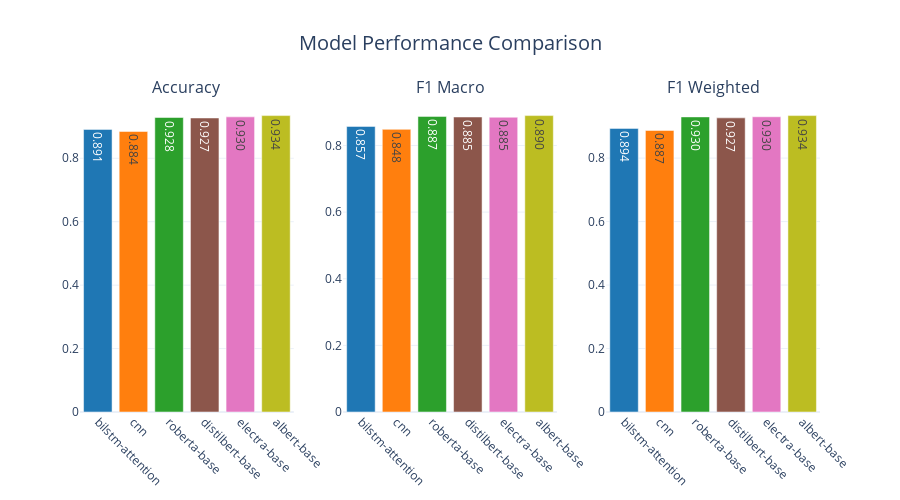
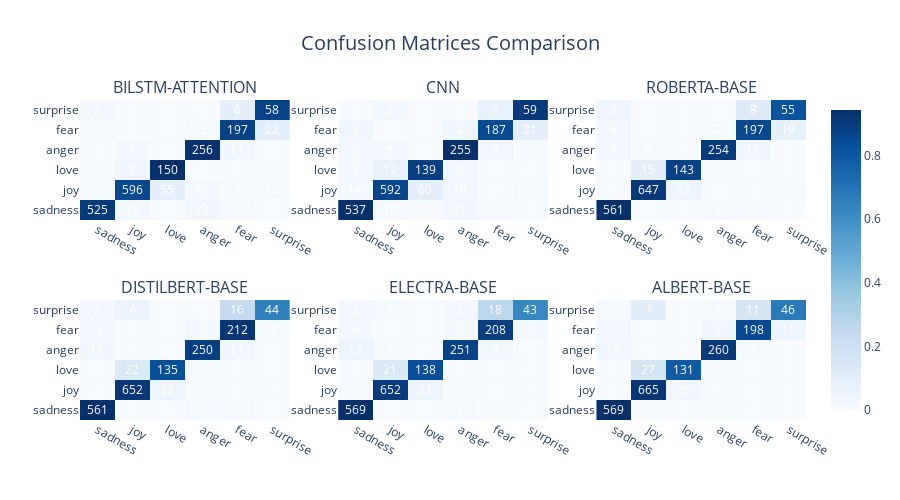
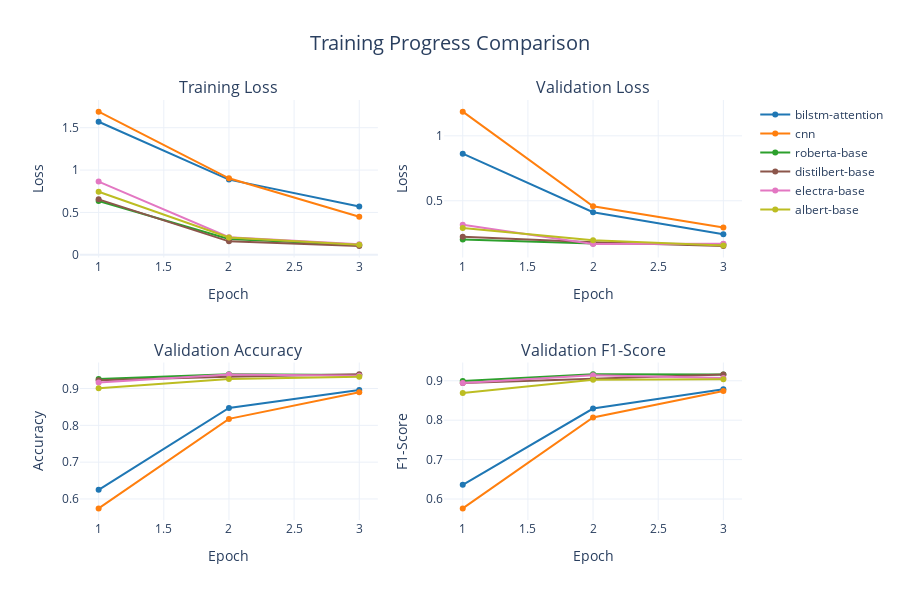
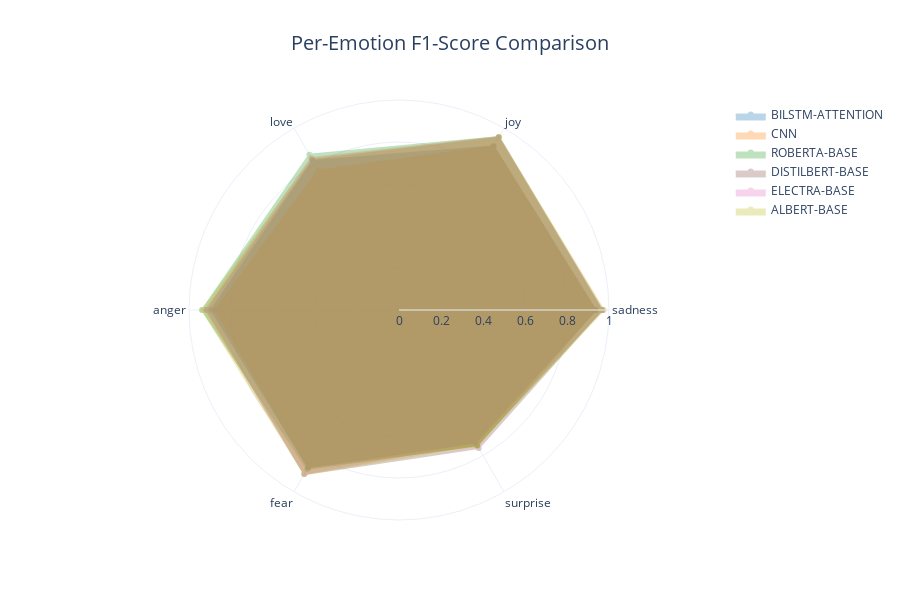

The notebook cell these images were saved under, in order:
### Code cell
def run_full_comparison():
    """Run comprehensive model comparison"""
    if not FULL_CONFIG['run_full_comparison']:
        print("⚠️ Full comparison is disabled. Set FULL_CONFIG['run_full_comparison'] = True to enable.")
        return None

    print(f"🚀 Starting full model comparison with {len(all_models)} models...")
    print(f"   This may take a while depending on your hardware.")

    # Check if data is ready
    if data_manager.dataset is None:
        print("❌ Dataset not loaded. Please run data loading cells first.")
        return None

    total_start_time = time.time()

    # Train all models
    print("\n" + "="*80)
    print("🏋️ TRAINING PHASE")
    print("="*80)

    training_results = trainer.train_multiple_models(
        all_models,
        data_manager,
        epochs=FULL_CONFIG['epochs'],
        batch_size=FULL_CONFIG['batch_size']
    )

    # Evaluate all models
    print("\n" + "="*80)
    print("📊 EVALUATION PHASE")
    print("="*80)

    evaluation_results = evaluator.evaluate_all_models(
        training_results,
        data_manager,
        batch_size=FULL_CONFIG['batch_size']
    )

    if not evaluation_results:
        print("❌ No successful evaluations to analyze")
        return None

    # Generate comprehensive analysis
    print("\n" + "="*80)
    print("📋 ANALYSIS PHASE")
    print("="*80)

    # Comparison report
    comparison_df = evaluator.generate_comparison_report()
    print("\n🏆 COMPREHENSIVE MODEL COMPARISON RESULTS:")
    print(comparison_df.to_string(index=False, float_format='%.4f'))

    # Best models
    best_models = evaluator.get_best_models(metric='f1_macro', top_k=3)
    print("\n🥇 TOP 3 MODELS BY F1-MACRO SCORE:")
    for i, (model_name, result) in enumerate(best_models, 1):
        print(f"   {i}. {model_name.upper()}: {result['f1_macro']:.4f}")

    # Generate all visualizations
    print("\n" + "="*80)
    print("🎨 VISUALIZATION PHASE")
    print("="*80)

    # 1. Performance comparison
    print("📊 Creating performance comparison chart...")
    perf_fig = visualizer.plot_performance_comparison(evaluation_results)
    if perf_fig:
        perf_fig.show()
        visualizer.save_figure(perf_fig, 'full_performance_comparison.html')

    # 2. Confusion matrices
    print("🔥 Creating confusion matrices...")
    cm_fig = visualizer.plot_confusion_matrices(evaluation_results)
    if cm_fig:
        cm_fig.show()
        visualizer.save_figure(cm_fig, 'confusion_matrices.html')

    # 3. Training curves
    print("📈 Creating training curves...")
    training_history = {name: result['history'] for name, result in training_results.items()
                      if result['status'] == 'success'}
    if training_history:
        curves_fig = visualizer.plot_training_curves(training_history)
        if curves_fig:
            curves_fig.show()
            visualizer.save_figure(curves_fig, 'training_curves.html')

    # 4. Radar chart
    print("🎯 Creating radar chart...")
    radar_fig = visualizer.plot_radar_chart(evaluation_results)
    if radar_fig:
        radar_fig.show()
        visualizer.save_figure(radar_fig, 'radar_chart.html')

    # 5. Efficiency analysis
    print("⚡ Creating efficiency analysis...")
    eff_fig = visualizer.plot_efficiency_analysis(evaluation_results)
    if eff_fig:
        eff_fig.show()
        visualizer.save_figure(eff_fig, 'efficiency_analysis.html')

    # 6. Model ranking
    print("🏅 Creating model ranking...")
    ranking_fig = visualizer.create_model_ranking(evaluation_results)
    if ranking_fig:
        ranking_fig.show()
        visualizer.save_figure(ranking_fig, 'model_ranking.html')

    # Save all results
    print("\n💾 Saving results...")
    evaluator.save_results('full_comparison_results.json')
    comparison_df.to_csv('results/model_comparison.csv', index=False)

    total_time = time.time() - total_start_time

    print("\n" + "="*80)
    print("🎉 FULL COMPARISON COMPLETED!")
    print("="*80)
    print(f"   Total time: {format_time(total_time)}")
    print(f"   Models evaluated: {len(evaluation_results)}")
    print(f"   Best model: {best_models[0][0].upper()} (F1: {best_models[0][1]['f1_macro']:.4f})")
    print(f"   Results saved to: results/")
    print(f"   Visualizations saved to: visualizations/")

    return evaluation_results

# Uncomment the line below to run full comparison
full_results = run_full_comparison()

print("\n⚡ Full comparison pipeline ready!")
print("   To run full comparison, set FULL_CONFIG['run_full_comparison'] = True and execute the cell above.")

### Figure 1 — Plotly figure (JSON) as saved in the notebook; plotly's stock layout.template omitted (floating-point values rounded to 4 significant figures)
{"data": [{"marker": {"color": ["#1f77b4", "#ff7f0e", "#2ca02c", "#8c564b", "#e377c2", "#bcbd22"]}, "name": "Accuracy", "showlegend": false, "text": ["0.891", "0.884", "0.928", "0.927", "0.930", "0.934"], "textposition": "auto", "type": "bar", "x": ["bilstm-attention", "cnn", "roberta-base", "distilbert-base", "electra-base", "albert-base"], "xaxis": "x", "y": [0.891, 0.8845, 0.9285, 0.927, 0.9305, 0.9345], "yaxis": "y"}, {"marker": {"color": ["#1f77b4", "#ff7f0e", "#2ca02c", "#8c564b", "#e377c2", "#bcbd22"]}, "name": "F1 Macro", "showlegend": false, "text": ["0.857", "0.848", "0.887", "0.885", "0.885", "0.890"], "textposition": "auto", "type": "bar", "x": ["bilstm-attention", "cnn", "roberta-base", "distilbert-base", "electra-base", "albert-base"], "xaxis": "x2", "y": [0.8572, 0.8483, 0.8872, 0.8854, 0.8847, 0.8896], "yaxis": "y2"}, {"marker": {"color": ["#1f77b4", "#ff7f0e", "#2ca02c", "#8c564b", "#e377c2", "#bcbd22"]}, "name": "F1 Weighted", "showlegend": false, "text": ["0.894", "0.887", "0.930", "0.927", "0.930", "0.934"], "textposition": "auto", "type": "bar", "x": ["bilstm-attention", "cnn", "roberta-base", "distilbert-base", "electra-base", "albert-base"], "xaxis": "x3", "y": [0.8936, 0.8871, 0.9298, 0.9267, 0.9301, 0.9339], "yaxis": "y3"}], "layout": {"annotations": [{"font": {"size": 16}, "showarrow": false, "text": "Accuracy", "x": 0.1444, "xanchor": "center", "xref": "paper", "y": 1, "yanchor": "bottom", "yref": "paper"}, {"font": {"size": 16}, "showarrow": false, "text": "F1 Macro", "x": 0.5, "xanchor": "center", "xref": "paper", "y": 1, "yanchor": "bottom", "yref": "paper"}, {"font": {"size": 16}, "showarrow": false, "text": "F1 Weighted", "x": 0.8556, "xanchor": "center", "xref": "paper", "y": 1, "yanchor": "bottom", "yref": "paper"}], "height": 500, "showlegend": false, "title": {"font": {"size": 20}, "text": "Model Performance Comparison", "x": 0.5, "xanchor": "center"}, "xaxis": {"anchor": "y", "domain": [0, 0.2889], "tickangle": 45}, "xaxis2": {"anchor": "y2", "domain": [0.3556, 0.6444], "tickangle": 45}, "xaxis3": {"anchor": "y3", "domain": [0.7111, 1], "tickangle": 45}, "yaxis": {"anchor": "x", "domain": [0, 1]}, "yaxis2": {"anchor": "x2", "domain": [0, 1]}, "yaxis3": {"anchor": "x3", "domain": [0, 1]}}}

### Figure 2 — Plotly figure (JSON) as saved in the notebook; plotly's stock layout.template omitted (floating-point values rounded to 4 significant figures)
{"data": [{"colorscale": [[0, "rgb(247,251,255)"], [0.125, "rgb(222,235,247)"], [0.25, "rgb(198,219,239)"], [0.375, "rgb(158,202,225)"], [0.5, "rgb(107,174,214)"], [0.625, "rgb(66,146,198)"], [0.75, "rgb(33,113,181)"], [0.875, "rgb(8,81,156)"], [1, "rgb(8,48,107)"]], "hovertemplate": "Predicted: %{x}<br>Actual: %{y}<br>Count: %{text}<br>Rate: %{z:.2f}<extra></extra>", "showscale": true, "text": [[525, 19, 2, 23, 10, 2], [10, 596, 55, 16, 8, 10], [1, 7, 150, 0, 0, 1], [1, 7, 0, 256, 11, 0], [2, 0, 0, 3, 197, 22], [2, 0, 0, 0, 6, 58]], "textfont": {"color": "white"}, "texttemplate": "%{text}", "type": "heatmap", "x": ["sadness", "joy", "love", "anger", "fear", "surprise"], "xaxis": "x", "y": ["sadness", "joy", "love", "anger", "fear", "surprise"], "yaxis": "y", "z": [[0.9036, 0.0327, 0.003442, 0.03959, 0.01721, 0.003442], [0.01439, 0.8576, 0.07914, 0.02302, 0.01151, 0.01439], [0.006289, 0.04403, 0.9434, 0.0, 0.0, 0.006289], [0.003636, 0.02545, 0.0, 0.9309, 0.04, 0.0], [0.008929, 0.0, 0.0, 0.01339, 0.8795, 0.09821], [0.0303, 0.0, 0.0, 0.0, 0.09091, 0.8788]]}, {"colorscale": [[0, "rgb(247,251,255)"], [0.125, "rgb(222,235,247)"], [0.25, "rgb(198,219,239)"], [0.375, "rgb(158,202,225)"], [0.5, "rgb(107,174,214)"], [0.625, "rgb(66,146,198)"], [0.75, "rgb(33,113,181)"], [0.875, "rgb(8,81,156)"], [1, "rgb(8,48,107)"]], "hovertemplate": "Predicted: %{x}<br>Actual: %{y}<br>Count: %{text}<br>Rate: %{z:.2f}<extra></extra>", "showscale": false, "text": [[537, 10, 4, 21, 7, 2], [14, 592, 60, 19, 1, 9], [3, 12, 139, 5, 0, 0], [6, 5, 0, 255, 8, 1], [8, 0, 0, 8, 187, 21], [0, 2, 0, 0, 5, 59]], "textfont": {"color": "white"}, "texttemplate": "%{text}", "type": "heatmap", "x": ["sadness", "joy", "love", "anger", "fear", "surprise"], "xaxis": "x2", "y": ["sadness", "joy", "love", "anger", "fear", "surprise"], "yaxis": "y2", "z": [[0.9243, 0.01721, 0.006885, 0.03614, 0.01205, 0.003442], [0.02014, 0.8518, 0.08633, 0.02734, 0.001439, 0.01295], [0.01887, 0.07547, 0.8742, 0.03145, 0.0, 0.0], [0.02182, 0.01818, 0.0, 0.9273, 0.02909, 0.003636], [0.03571, 0.0, 0.0, 0.03571, 0.8348, 0.09375], [0.0, 0.0303, 0.0, 0.0, 0.07576, 0.8939]]}, {"colorscale": [[0, "rgb(247,251,255)"], [0.125, "rgb(222,235,247)"], [0.25, "rgb(198,219,239)"], [0.375, "rgb(158,202,225)"], [0.5, "rgb(107,174,214)"], [0.625, "rgb(66,146,198)"], [0.75, "rgb(33,113,181)"], [0.875, "rgb(8,81,156)"], [1, "rgb(8,48,107)"]], "hovertemplate": "Predicted: %{x}<br>Actual: %{y}<br>Count: %{text}<br>Rate: %{z:.2f}<extra></extra>", "showscale": false, "text": [[561, 2, 0, 8, 10, 0], [4, 647, 33, 2, 1, 8], [0, 15, 143, 1, 0, 0], [8, 2, 0, 254, 11, 0], [6, 0, 0, 2, 197, 19], [3, 0, 0, 0, 8, 55]], "textfont": {"color": "white"}, "texttemplate": "%{text}", "type": "heatmap", "x": ["sadness", "joy", "love", "anger", "fear", "surprise"], "xaxis": "x3", "y": ["sadness", "joy", "love", "anger", "fear", "surprise"], "yaxis": "y3", "z": [[0.9656, 0.003442, 0.0, 0.01377, 0.01721, 0.0], [0.005755, 0.9309, 0.04748, 0.002878, 0.001439, 0.01151], [0.0, 0.09434, 0.8994, 0.006289, 0.0, 0.0], [0.02909, 0.007273, 0.0, 0.9236, 0.04, 0.0], [0.02679, 0.0, 0.0, 0.008929, 0.8795, 0.08482], [0.04545, 0.0, 0.0, 0.0, 0.1212, 0.8333]]}, {"colorscale": [[0, "rgb(247,251,255)"], [0.125, "rgb(222,235,247)"], [0.25, "rgb(198,219,239)"], [0.375, "rgb(158,202,225)"], [0.5, "rgb(107,174,214)"], [0.625, "rgb(66,146,198)"], [0.75, "rgb(33,113,181)"], [0.875, "rgb(8,81,156)"], [1, "rgb(8,48,107)"]], "hovertemplate": "Predicted: %{x}<br>Actual: %{y}<br>Count: %{text}<br>Rate: %{z:.2f}<extra></extra>", "showscale": false, "text": [[561, 2, 1, 10, 7, 0], [2, 652, 32, 5, 0, 4], [0, 22, 135, 2, 0, 0], [11, 3, 0, 250, 11, 0], [5, 0, 0, 5, 212, 2], [2, 4, 0, 0, 16, 44]], "textfont": {"color": "white"}, "texttemplate": "%{text}", "type": "heatmap", "x": ["sadness", "joy", "love", "anger", "fear", "surprise"], "xaxis": "x4", "y": ["sadness", "joy", "love", "anger", "fear", "surprise"], "yaxis": "y4", "z": [[0.9656, 0.003442, 0.001721, 0.01721, 0.01205, 0.0], [0.002878, 0.9381, 0.04604, 0.007194, 0.0, 0.005755], [0.0, 0.1384, 0.8491, 0.01258, 0.0, 0.0], [0.04, 0.01091, 0.0, 0.9091, 0.04, 0.0], [0.02232, 0.0, 0.0, 0.02232, 0.9464, 0.008929], [0.0303, 0.06061, 0.0, 0.0, 0.2424, 0.6667]]}, {"colorscale": [[0, "rgb(247,251,255)"], [0.125, "rgb(222,235,247)"], [0.25, "rgb(198,219,239)"], [0.375, "rgb(158,202,225)"], [0.5, "rgb(107,174,214)"], [0.625, "rgb(66,146,198)"], [0.75, "rgb(33,113,181)"], [0.875, "rgb(8,81,156)"], [1, "rgb(8,48,107)"]], "hovertemplate": "Predicted: %{x}<br>Actual: %{y}<br>Count: %{text}<br>Rate: %{z:.2f}<extra></extra>", "showscale": false, "text": [[569, 0, 0, 8, 4, 0], [3, 652, 33, 3, 0, 4], [0, 21, 138, 0, 0, 0], [13, 3, 0, 251, 8, 0], [6, 0, 0, 5, 208, 5], [2, 1, 0, 2, 18, 43]], "textfont": {"color": "white"}, "texttemplate": "%{text}", "type": "heatmap", "x": ["sadness", "joy", "love", "anger", "fear", "surprise"], "xaxis": "x5", "y": ["sadness", "joy", "love", "anger", "fear", "surprise"], "yaxis": "y5", "z": [[0.9793, 0.0, 0.0, 0.01377, 0.006885, 0.0], [0.004317, 0.9381, 0.04748, 0.004317, 0.0, 0.005755], [0.0, 0.1321, 0.8679, 0.0, 0.0, 0.0], [0.04727, 0.01091, 0.0, 0.9127, 0.02909, 0.0], [0.02679, 0.0, 0.0, 0.02232, 0.9286, 0.02232], [0.0303, 0.01515, 0.0, 0.0303, 0.2727, 0.6515]]}, {"colorscale": [[0, "rgb(247,251,255)"], [0.125, "rgb(222,235,247)"], [0.25, "rgb(198,219,239)"], [0.375, "rgb(158,202,225)"], [0.5, "rgb(107,174,214)"], [0.625, "rgb(66,146,198)"], [0.75, "rgb(33,113,181)"], [0.875, "rgb(8,81,156)"], [1, "rgb(8,48,107)"]], "hovertemplate": "Predicted: %{x}<br>Actual: %{y}<br>Count: %{text}<br>Rate: %{z:.2f}<extra></extra>", "showscale": false, "text": [[569, 4, 0, 6, 2, 0], [0, 665, 25, 4, 0, 1], [0, 27, 131, 1, 0, 0], [10, 1, 0, 260, 4, 0], [7, 0, 0, 8, 198, 11], [1, 7, 0, 1, 11, 46]], "textfont": {"color": "white"}, "texttemplate": "%{text}", "type": "heatmap", "x": ["sadness", "joy", "love", "anger", "fear", "surprise"], "xaxis": "x6", "y": ["sadness", "joy", "love", "anger", "fear", "surprise"], "yaxis": "y6", "z": [[0.9793, 0.006885, 0.0, 0.01033, 0.003442, 0.0], [0.0, 0.9568, 0.03597, 0.005755, 0.0, 0.001439], [0.0, 0.1698, 0.8239, 0.006289, 0.0, 0.0], [0.03636, 0.003636, 0.0, 0.9455, 0.01455, 0.0], [0.03125, 0.0, 0.0, 0.03571, 0.8839, 0.04911], [0.01515, 0.1061, 0.0, 0.01515, 0.1667, 0.697]]}], "layout": {"annotations": [{"font": {"size": 16}, "showarrow": false, "text": "BILSTM-ATTENTION", "x": 0.1444, "xanchor": "center", "xref": "paper", "y": 1, "yanchor": "bottom", "yref": "paper"}, {"font": {"size": 16}, "showarrow": false, "text": "CNN", "x": 0.5, "xanchor": "center", "xref": "paper", "y": 1, "yanchor": "bottom", "yref": "paper"}, {"font": {"size": 16}, "showarrow": false, "text": "ROBERTA-BASE", "x": 0.8556, "xanchor": "center", "xref": "paper", "y": 1, "yanchor": "bottom", "yref": "paper"}, {"font": {"size": 16}, "showarrow": false, "text": "DISTILBERT-BASE", "x": 0.1444, "xanchor": "center", "xref": "paper", "y": 0.375, "yanchor": "bottom", "yref": "paper"}, {"font": {"size": 16}, "showarrow": false, "text": "ELECTRA-BASE", "x": 0.5, "xanchor": "center", "xref": "paper", "y": 0.375, "yanchor": "bottom", "yref": "paper"}, {"font": {"size": 16}, "showarrow": false, "text": "ALBERT-BASE", "x": 0.8556, "xanchor": "center", "xref": "paper", "y": 0.375, "yanchor": "bottom", "yref": "paper"}], "height": 500, "title": {"font": {"size": 20}, "text": "Confusion Matrices Comparison", "x": 0.5, "xanchor": "center"}, "xaxis": {"anchor": "y", "domain": [0, 0.2889]}, "xaxis2": {"anchor": "y2", "domain": [0.3556, 0.6444]}, "xaxis3": {"anchor": "y3", "domain": [0.7111, 1]}, "xaxis4": {"anchor": "y4", "domain": [0, 0.2889]}, "xaxis5": {"anchor": "y5", "domain": [0.3556, 0.6444]}, "xaxis6": {"anchor": "y6", "domain": [0.7111, 1]}, "yaxis": {"anchor": "x", "domain": [0.625, 1]}, "yaxis2": {"anchor": "x2", "domain": [0.625, 1]}, "yaxis3": {"anchor": "x3", "domain": [0.625, 1]}, "yaxis4": {"anchor": "x4", "domain": [0, 0.375]}, "yaxis5": {"anchor": "x5", "domain": [0, 0.375]}, "yaxis6": {"anchor": "x6", "domain": [0, 0.375]}}}

### Figure 3 — Plotly figure (JSON) as saved in the notebook; plotly's stock layout.template omitted (floating-point values rounded to 4 significant figures)
{"data": [{"line": {"color": "#1f77b4"}, "mode": "lines+markers", "name": "bilstm-attention", "showlegend": true, "type": "scatter", "x": [1, 2, 3], "xaxis": "x", "y": [1.571, 0.8874, 0.57], "yaxis": "y"}, {"line": {"color": "#1f77b4"}, "mode": "lines+markers", "name": "bilstm-attention", "showlegend": false, "type": "scatter", "x": [1, 2, 3], "xaxis": "x2", "y": [0.8625, 0.4114, 0.243], "yaxis": "y2"}, {"line": {"color": "#1f77b4"}, "mode": "lines+markers", "name": "bilstm-attention", "showlegend": false, "type": "scatter", "x": [1, 2, 3], "xaxis": "x3", "y": [0.625, 0.847, 0.896], "yaxis": "y3"}, {"line": {"color": "#1f77b4"}, "mode": "lines+markers", "name": "bilstm-attention", "showlegend": false, "type": "scatter", "x": [1, 2, 3], "xaxis": "x4", "y": [0.636, 0.8295, 0.8783], "yaxis": "y4"}, {"line": {"color": "#ff7f0e"}, "mode": "lines+markers", "name": "cnn", "showlegend": true, "type": "scatter", "x": [1, 2, 3], "xaxis": "x", "y": [1.69, 0.9026, 0.4482], "yaxis": "y"}, {"line": {"color": "#ff7f0e"}, "mode": "lines+markers", "name": "cnn", "showlegend": false, "type": "scatter", "x": [1, 2, 3], "xaxis": "x2", "y": [1.186, 0.4578, 0.2943], "yaxis": "y2"}, {"line": {"color": "#ff7f0e"}, "mode": "lines+markers", "name": "cnn", "showlegend": false, "type": "scatter", "x": [1, 2, 3], "xaxis": "x3", "y": [0.5745, 0.8175, 0.89], "yaxis": "y3"}, {"line": {"color": "#ff7f0e"}, "mode": "lines+markers", "name": "cnn", "showlegend": false, "type": "scatter", "x": [1, 2, 3], "xaxis": "x4", "y": [0.5762, 0.807, 0.8742], "yaxis": "y4"}, {"line": {"color": "#2ca02c"}, "mode": "lines+markers", "name": "roberta-base", "showlegend": true, "type": "scatter", "x": [1, 2, 3], "xaxis": "x", "y": [0.6343, 0.1865, 0.1165], "yaxis": "y"}, {"line": {"color": "#2ca02c"}, "mode": "lines+markers", "name": "roberta-base", "showlegend": false, "type": "scatter", "x": [1, 2, 3], "xaxis": "x2", "y": [0.2021, 0.1702, 0.165], "yaxis": "y2"}, {"line": {"color": "#2ca02c"}, "mode": "lines+markers", "name": "roberta-base", "showlegend": false, "type": "scatter", "x": [1, 2, 3], "xaxis": "x3", "y": [0.9255, 0.939, 0.9365], "yaxis": "y3"}, {"line": {"color": "#2ca02c"}, "mode": "lines+markers", "name": "roberta-base", "showlegend": false, "type": "scatter", "x": [1, 2, 3], "xaxis": "x4", "y": [0.8996, 0.9169, 0.9161], "yaxis": "y4"}, {"line": {"color": "#8c564b"}, "mode": "lines+markers", "name": "distilbert-base", "showlegend": true, "type": "scatter", "x": [1, 2, 3], "xaxis": "x", "y": [0.6543, 0.1585, 0.1052], "yaxis": "y"}, {"line": {"color": "#8c564b"}, "mode": "lines+markers", "name": "distilbert-base", "showlegend": false, "type": "scatter", "x": [1, 2, 3], "xaxis": "x2", "y": [0.2231, 0.1816, 0.1528], "yaxis": "y2"}, {"line": {"color": "#8c564b"}, "mode": "lines+markers", "name": "distilbert-base", "showlegend": false, "type": "scatter", "x": [1, 2, 3], "xaxis": "x3", "y": [0.9225, 0.932, 0.939], "yaxis": "y3"}, {"line": {"color": "#8c564b"}, "mode": "lines+markers", "name": "distilbert-base", "showlegend": false, "type": "scatter", "x": [1, 2, 3], "xaxis": "x4", "y": [0.8942, 0.9049, 0.9159], "yaxis": "y4"}, {"line": {"color": "#e377c2"}, "mode": "lines+markers", "name": "electra-base", "showlegend": true, "type": "scatter", "x": [1, 2, 3], "xaxis": "x", "y": [0.8643, 0.2075, 0.1245], "yaxis": "y"}, {"line": {"color": "#e377c2"}, "mode": "lines+markers", "name": "electra-base", "showlegend": false, "type": "scatter", "x": [1, 2, 3], "xaxis": "x2", "y": [0.3157, 0.1675, 0.1692], "yaxis": "y2"}, {"line": {"color": "#e377c2"}, "mode": "lines+markers", "name": "electra-base", "showlegend": false, "type": "scatter", "x": [1, 2, 3], "xaxis": "x3", "y": [0.9165, 0.938, 0.9345], "yaxis": "y3"}, {"line": {"color": "#e377c2"}, "mode": "lines+markers", "name": "electra-base", "showlegend": false, "type": "scatter", "x": [1, 2, 3], "xaxis": "x4", "y": [0.8942, 0.9139, 0.9067], "yaxis": "y4"}, {"line": {"color": "#bcbd22"}, "mode": "lines+markers", "name": "albert-base", "showlegend": true, "type": "scatter", "x": [1, 2, 3], "xaxis": "x", "y": [0.7438, 0.2042, 0.1189], "yaxis": "y"}, {"line": {"color": "#bcbd22"}, "mode": "lines+markers", "name": "albert-base", "showlegend": false, "type": "scatter", "x": [1, 2, 3], "xaxis": "x2", "y": [0.2894, 0.1965, 0.1564], "yaxis": "y2"}, {"line": {"color": "#bcbd22"}, "mode": "lines+markers", "name": "albert-base", "showlegend": false, "type": "scatter", "x": [1, 2, 3], "xaxis": "x3", "y": [0.9005, 0.926, 0.932], "yaxis": "y3"}, {"line": {"color": "#bcbd22"}, "mode": "lines+markers", "name": "albert-base", "showlegend": false, "type": "scatter", "x": [1, 2, 3], "xaxis": "x4", "y": [0.8688, 0.9024, 0.9036], "yaxis": "y4"}], "layout": {"annotations": [{"font": {"size": 16}, "showarrow": false, "text": "Training Loss", "x": 0.225, "xanchor": "center", "xref": "paper", "y": 1, "yanchor": "bottom", "yref": "paper"}, {"font": {"size": 16}, "showarrow": false, "text": "Validation Loss", "x": 0.775, "xanchor": "center", "xref": "paper", "y": 1, "yanchor": "bottom", "yref": "paper"}, {"font": {"size": 16}, "showarrow": false, "text": "Validation Accuracy", "x": 0.225, "xanchor": "center", "xref": "paper", "y": 0.375, "yanchor": "bottom", "yref": "paper"}, {"font": {"size": 16}, "showarrow": false, "text": "Validation F1-Score", "x": 0.775, "xanchor": "center", "xref": "paper", "y": 0.375, "yanchor": "bottom", "yref": "paper"}], "height": 600, "title": {"font": {"size": 20}, "text": "Training Progress Comparison", "x": 0.5, "xanchor": "center"}, "xaxis": {"anchor": "y", "domain": [0, 0.45], "title": {"text": "Epoch"}}, "xaxis2": {"anchor": "y2", "domain": [0.55, 1], "title": {"text": "Epoch"}}, "xaxis3": {"anchor": "y3", "domain": [0, 0.45], "title": {"text": "Epoch"}}, "xaxis4": {"anchor": "y4", "domain": [0.55, 1], "title": {"text": "Epoch"}}, "yaxis": {"anchor": "x", "domain": [0.625, 1], "title": {"text": "Loss"}}, "yaxis2": {"anchor": "x2", "domain": [0.625, 1], "title": {"text": "Loss"}}, "yaxis3": {"anchor": "x3", "domain": [0, 0.375], "title": {"text": "Accuracy"}}, "yaxis4": {"anchor": "x4", "domain": [0, 0.375], "title": {"text": "F1-Score"}}}}

### Figure 4 — Plotly figure (JSON) as saved in the notebook; plotly's stock layout.template omitted (floating-point values rounded to 4 significant figures)
{"data": [{"fill": "toself", "fillcolor": "#1f77b4", "line": {"color": "#1f77b4"}, "name": "BILSTM-ATTENTION", "opacity": 0.3, "r": [0.9358, 0.9003, 0.8197, 0.8935, 0.864, 0.7296, 0.9358], "theta": ["sadness", "joy", "love", "anger", "fear", "surprise", "sadness"], "type": "scatterpolar"}, {"fill": "toself", "fillcolor": "#ff7f0e", "line": {"color": "#ff7f0e"}, "name": "CNN", "opacity": 0.3, "r": [0.9347, 0.8997, 0.768, 0.8748, 0.8657, 0.7468, 0.9347], "theta": ["sadness", "joy", "love", "anger", "fear", "surprise", "sadness"], "type": "scatterpolar"}, {"fill": "toself", "fillcolor": "#2ca02c", "line": {"color": "#2ca02c"}, "name": "ROBERTA-BASE", "opacity": 0.3, "r": [0.9647, 0.9508, 0.8537, 0.9373, 0.8736, 0.7432, 0.9647], "theta": ["sadness", "joy", "love", "anger", "fear", "surprise", "sadness"], "type": "scatterpolar"}, {"fill": "toself", "fillcolor": "#8c564b", "line": {"color": "#8c564b"}, "name": "DISTILBERT-BASE", "opacity": 0.3, "r": [0.9656, 0.9463, 0.8257, 0.9141, 0.9021, 0.7586, 0.9656], "theta": ["sadness", "joy", "love", "anger", "fear", "surprise", "sadness"], "type": "scatterpolar"}, {"fill": "toself", "fillcolor": "#e377c2", "line": {"color": "#e377c2"}, "name": "ELECTRA-BASE", "opacity": 0.3, "r": [0.9693, 0.9504, 0.8364, 0.9228, 0.9004, 0.7288, 0.9693], "theta": ["sadness", "joy", "love", "anger", "fear", "surprise", "sadness"], "type": "scatterpolar"}, {"fill": "toself", "fillcolor": "#bcbd22", "line": {"color": "#bcbd22"}, "name": "ALBERT-BASE", "opacity": 0.3, "r": [0.9743, 0.9507, 0.8317, 0.9369, 0.9021, 0.7419, 0.9743], "theta": ["sadness", "joy", "love", "anger", "fear", "surprise", "sadness"], "type": "scatterpolar"}], "layout": {"height": 600, "polar": {"radialaxis": {"range": [0, 1], "visible": true}}, "title": {"font": {"size": 20}, "text": "Per-Emotion F1-Score Comparison", "x": 0.5, "xanchor": "center"}}}
